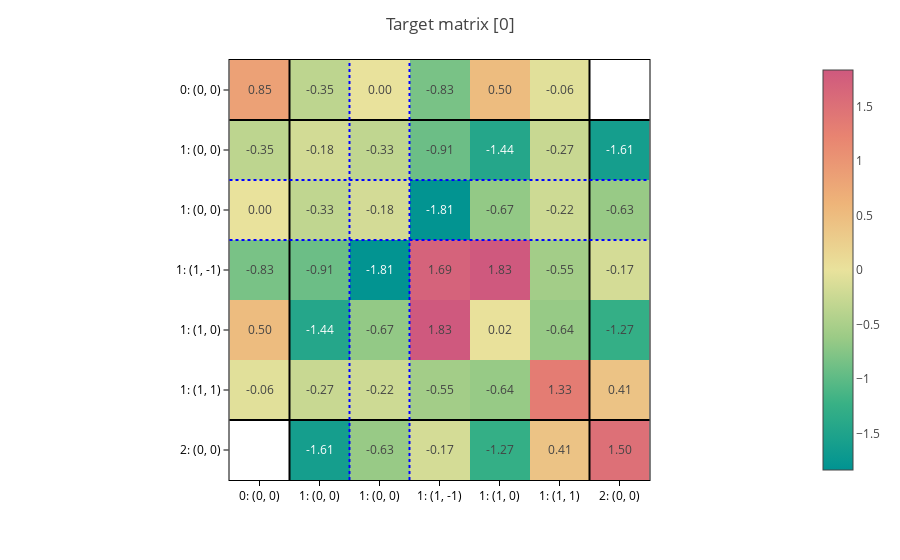
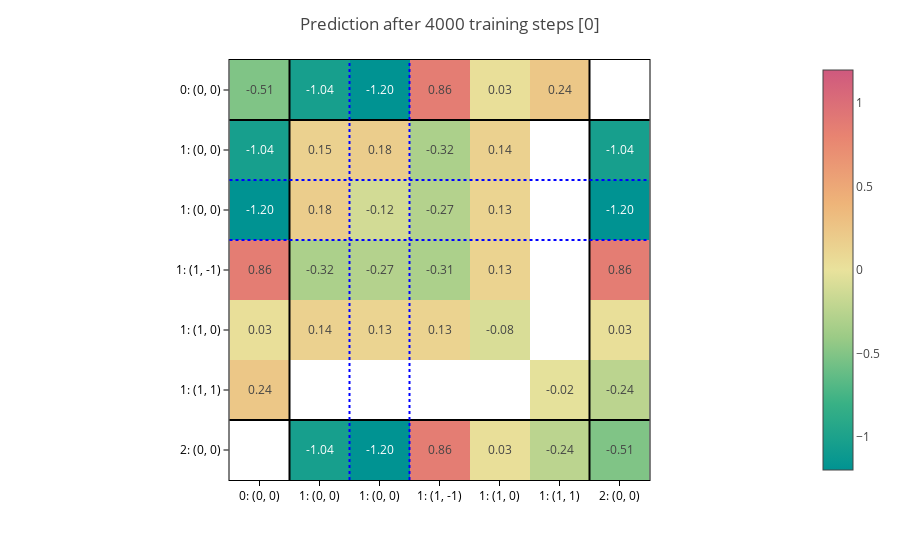

Here is the notebook cell these charts were saved with, in order:
### Markdown cell above
The model has learned something, but still the errors are quite high.

We can plot the first target matrix and the corresponding prediction:

### Code cell
plot_matrices(data, title=f"Target matrix", show=0)
plot_matrices(
    data,
    predictions={
        "node_labels": step_predictions[0],
        "edge_labels": step_predictions[1],
    },
    title=f"Prediction after {n_steps} training steps",
    show=0,
)

### Figure 1 — Plotly figure (JSON) as saved in the notebook; plotly's stock layout.template omitted (floating-point values rounded to 4 significant figures)
{"data": [{"coloraxis": "coloraxis", "hovertemplate": "x: %{x}<br>y: %{y}<br>color: %{z}<extra></extra>", "name": "0", "texttemplate": "%{z:.2f}", "type": "heatmap", "xaxis": "x", "yaxis": "y", "z": [[0.8538, -0.3534, -0.0007647, -0.8264, 0.5035, -0.06175, NaN], [-0.3534, -0.1838, -0.3273, -0.9057, -1.439, -0.2657, -1.613], [-0.0007647, -0.3273, -0.1767, -1.811, -0.665, -0.222, -0.6349], [-0.8264, -0.9057, -1.811, 1.695, 1.835, -0.5548, -0.1689], [0.5035, -1.439, -0.665, 1.835, 0.01879, -0.643, -1.272], [-0.06175, -0.2657, -0.222, -0.5548, -0.643, 1.333, 0.4056], [NaN, -1.613, -0.6349, -0.1689, -1.272, 0.4056, 1.501]]}], "layout": {"coloraxis": {"cmid": 0, "colorscale": [[0, "rgb(0, 147, 146)"], [0.1667, "rgb(57, 177, 133)"], [0.3333, "rgb(156, 203, 134)"], [0.5, "rgb(233, 226, 156)"], [0.6667, "rgb(238, 180, 121)"], [0.8333, "rgb(232, 132, 113)"], [1, "rgb(207, 89, 126)"]]}, "margin": {"t": 60}, "shapes": [{"line": {"color": "black"}, "type": "line", "x0": 0, "x1": 1, "xref": "x domain", "y0": 0.5, "y1": 0.5, "yref": "y"}, {"line": {"color": "black"}, "type": "line", "x0": 0.5, "x1": 0.5, "xref": "x", "y0": 0, "y1": 1, "yref": "y domain"}, {"line": {"color": "black"}, "type": "line", "x0": 0, "x1": 1, "xref": "x domain", "y0": 5.5, "y1": 5.5, "yref": "y"}, {"line": {"color": "black"}, "type": "line", "x0": 5.5, "x1": 5.5, "xref": "x", "y0": 0, "y1": 1, "yref": "y domain"}, {"line": {"color": "blue", "dash": "dot"}, "type": "line", "x0": 0, "x1": 1, "xref": "x domain", "y0": 1.5, "y1": 1.5, "yref": "y"}, {"line": {"color": "blue", "dash": "dot"}, "type": "line", "x0": 1.5, "x1": 1.5, "xref": "x", "y0": 0, "y1": 1, "yref": "y domain"}, {"line": {"color": "blue", "dash": "dot"}, "type": "line", "x0": 0, "x1": 1, "xref": "x domain", "y0": 2.5, "y1": 2.5, "yref": "y"}, {"line": {"color": "blue", "dash": "dot"}, "type": "line", "x0": 2.5, "x1": 2.5, "xref": "x", "y0": 0, "y1": 1, "yref": "y domain"}], "title": {"text": "Target matrix [0]"}, "xaxis": {"anchor": "y", "constrain": "domain", "domain": [0, 1], "scaleanchor": "y", "ticktext": ["0: (0, 0)", "1: (0, 0)", "1: (0, 0)", "1: (1, -1)", "1: (1, 0)", "1: (1, 1)", "2: (0, 0)"], "tickvals": [0, 1, 2, 3, 4, 5, 6]}, "yaxis": {"anchor": "x", "autorange": "reversed", "constrain": "domain", "domain": [0, 1], "ticktext": ["0: (0, 0)", "1: (0, 0)", "1: (0, 0)", "1: (1, -1)", "1: (1, 0)", "1: (1, 1)", "2: (0, 0)"], "tickvals": [0, 1, 2, 3, 4, 5, 6]}}}

### Figure 2 — Plotly figure (JSON) as saved in the notebook; plotly's stock layout.template omitted (floating-point values rounded to 4 significant figures)
{"data": [{"coloraxis": "coloraxis", "hovertemplate": "x: %{x}<br>y: %{y}<br>color: %{z}<extra></extra>", "name": "0", "texttemplate": "%{z:.2f}", "type": "heatmap", "xaxis": "x", "yaxis": "y", "z": [[-0.5121, -1.036, -1.198, 0.8643, 0.02895, 0.2366, NaN], [-1.036, 0.1512, 0.185, -0.3155, 0.1441, NaN, -1.036], [-1.198, 0.185, -0.1212, -0.2746, 0.1254, NaN, -1.198], [0.8643, -0.3155, -0.2746, -0.3148, 0.1334, NaN, 0.8643], [0.02895, 0.1441, 0.1254, 0.1334, -0.08368, NaN, 0.02895], [0.2366, NaN, NaN, NaN, NaN, -0.02279, -0.2366], [NaN, -1.036, -1.198, 0.8643, 0.02895, -0.2366, -0.5121]]}], "layout": {"coloraxis": {"cmid": 0, "colorscale": [[0, "rgb(0, 147, 146)"], [0.1667, "rgb(57, 177, 133)"], [0.3333, "rgb(156, 203, 134)"], [0.5, "rgb(233, 226, 156)"], [0.6667, "rgb(238, 180, 121)"], [0.8333, "rgb(232, 132, 113)"], [1, "rgb(207, 89, 126)"]]}, "margin": {"t": 60}, "shapes": [{"line": {"color": "black"}, "type": "line", "x0": 0, "x1": 1, "xref": "x domain", "y0": 0.5, "y1": 0.5, "yref": "y"}, {"line": {"color": "black"}, "type": "line", "x0": 0.5, "x1": 0.5, "xref": "x", "y0": 0, "y1": 1, "yref": "y domain"}, {"line": {"color": "black"}, "type": "line", "x0": 0, "x1": 1, "xref": "x domain", "y0": 5.5, "y1": 5.5, "yref": "y"}, {"line": {"color": "black"}, "type": "line", "x0": 5.5, "x1": 5.5, "xref": "x", "y0": 0, "y1": 1, "yref": "y domain"}, {"line": {"color": "blue", "dash": "dot"}, "type": "line", "x0": 0, "x1": 1, "xref": "x domain", "y0": 1.5, "y1": 1.5, "yref": "y"}, {"line": {"color": "blue", "dash": "dot"}, "type": "line", "x0": 1.5, "x1": 1.5, "xref": "x", "y0": 0, "y1": 1, "yref": "y domain"}, {"line": {"color": "blue", "dash": "dot"}, "type": "line", "x0": 0, "x1": 1, "xref": "x domain", "y0": 2.5, "y1": 2.5, "yref": "y"}, {"line": {"color": "blue", "dash": "dot"}, "type": "line", "x0": 2.5, "x1": 2.5, "xref": "x", "y0": 0, "y1": 1, "yref": "y domain"}], "title": {"text": "Prediction after 4000 training steps [0]"}, "xaxis": {"anchor": "y", "constrain": "domain", "domain": [0, 1], "scaleanchor": "y", "ticktext": ["0: (0, 0)", "1: (0, 0)", "1: (0, 0)", "1: (1, -1)", "1: (1, 0)", "1: (1, 1)", "2: (0, 0)"], "tickvals": [0, 1, 2, 3, 4, 5, 6]}, "yaxis": {"anchor": "x", "autorange": "reversed", "constrain": "domain", "domain": [0, 1], "ticktext": ["0: (0, 0)", "1: (0, 0)", "1: (0, 0)", "1: (1, -1)", "1: (1, 0)", "1: (1, 1)", "2: (0, 0)"], "tickvals": [0, 1, 2, 3, 4, 5, 6]}}}
